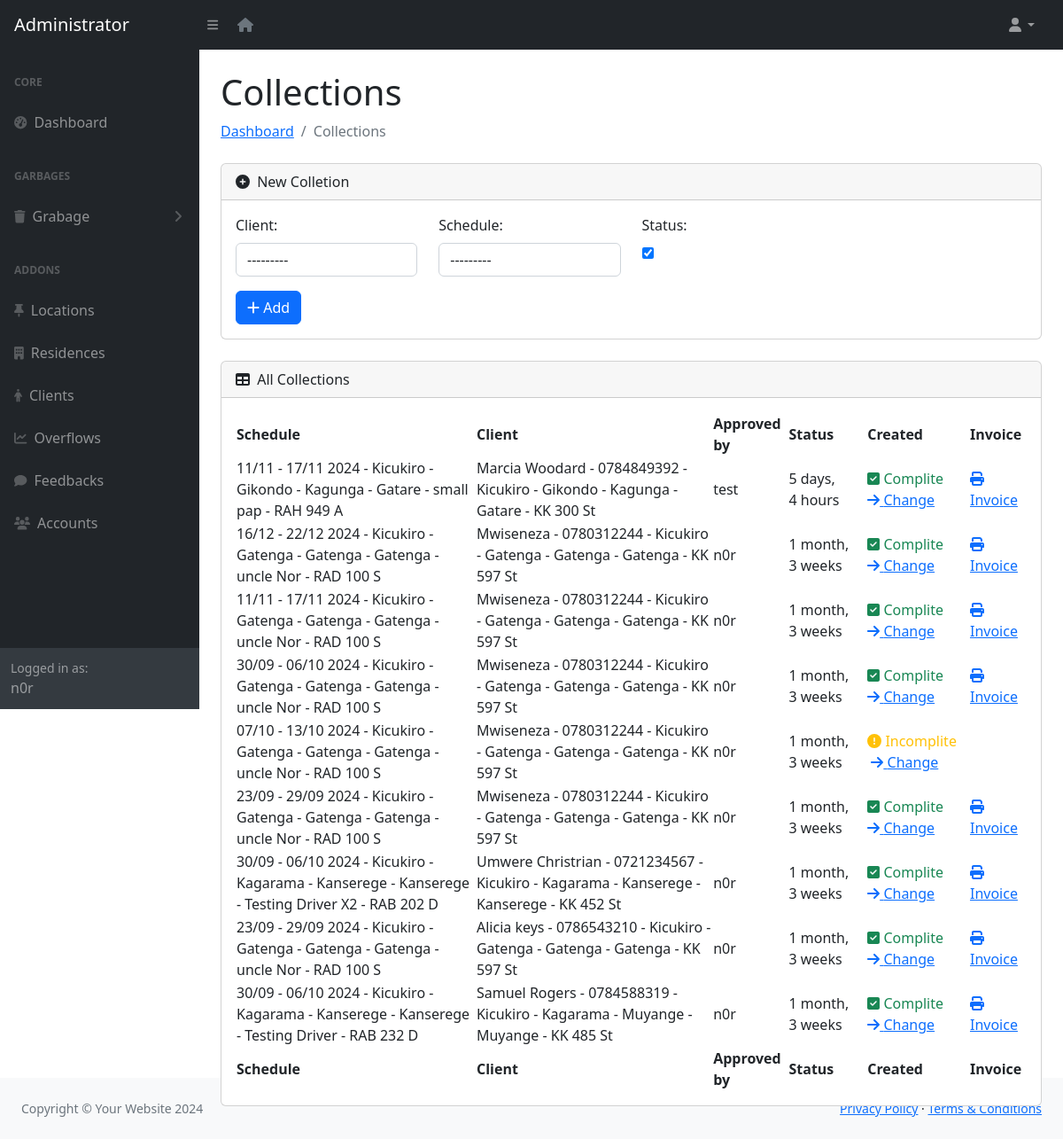
Page /collection/ (signed in) on the committed database.
### app/models.py (models this page shows, shortened)
class User(AbstractUser):
    class Role(models.TextChoices):
        MCOLLECTOR = "MCOLLECTOR", "Money Collector"
        ADMIN = "ADMIN", "Admin"
    role = models.CharField(max_length=50, choices=Role.choices)
    phone_number = models.CharField(validators=[phone_regex], max_length=13, unique=True, null=True)
    groups = models.ManyToManyField(
        'auth.Group',
        related_name='users',
        blank=True,
        help_text='The groups this user belongs to.'
    )
    user_permissions = models.ManyToManyField(
        'auth.Permission',
        related_name='users',
        blank=True,
        help_text='Specific permissions for this user.'
    )

class Collection(models.Model):
    schedule = models.ForeignKey(Schedule, on_delete=models.PROTECT)
    client = models.ForeignKey(Clients, on_delete=models.PROTECT)
    approved_by = models.ForeignKey(User, on_delete=models.SET(set_default_user))
    status = models.BooleanField(default=0)
    created_at = models.DateTimeField(auto_now_add=True)
    class Meta:
        constraints = [UniqueConstraint(fields=['schedule', 'client'], name='unique_collection_combination')]

class Schedule(models.Model):
    week = models.CharField(max_length=8)
    day = models.CharField(max_length=20, choices=[('MONDAY', 'Monday'),('TUESDAY', 'Tuesday'),('WEDNESDAY', 'Wednesday'),('THURSDAY', 'Thursday'),('FRIDAY', 'Friday'),('SATURDAY', 'Saturday'),('SUNDAY', 'Sunday'), ],)
    location = models.ForeignKey(Location, on_delete=models.PROTECT)
    driver = models.CharField(max_length=254)
    plate = models.CharField(validators=[plate_regex], max_length=9)
    status = models.BooleanField(default=0)
    created_at = models.DateTimeField(auto_now_add=True)
    def get_week_dates(self):
        year, week = self.week.split('-W')
        first_day_of_week = datetime.datetime.strptime(f'{year}-W{week}-1', "%Y-W%W-%w")
        start_date = first_day_of_week
        end_date = start_date + datetime.timedelta(days=6)
        return f"{start_date.strftime('%d/%m')} - {end_date.strftime('%d/%m')} {start_date.year}"
    def __str__(self):
        return f"{self.get_week_dates()} - {self.location} - {self.driver} - {self.plate}"

class Location(models.Model):
    district = models.ForeignKey(District, on_delete=models.SET_NULL, null=True, blank=True)
    sector = models.ForeignKey(Sector, on_delete=models.SET_NULL, null=True, blank=True)
    cell = models.ForeignKey(Cell, on_delete=models.SET_NULL, null=True, blank=True)
    village = models.ForeignKey(Village, on_delete=models.SET_NULL, null=True, blank=True)
    created_at = models.DateTimeField(auto_now_add=True)
    class Meta:
        constraints = [UniqueConstraint(fields=['district', 'sector', 'cell', 'village'], name='unique_location_combination')]
        ordering = ["created_at"]
    def __str__(self):
        return f"{self.district} - {self.sector} - {self.cell} - {self.village}"

class District(models.Model):
    name = models.CharField(max_length=40)
    def __str__(self):
        return self.name

class Sector(models.Model):
    district = models.ForeignKey(District, on_delete=models.CASCADE)
    name = models.CharField(max_length=40)
    def __str__(self):
        return self.name

class Cell(models.Model):
    district = models.ForeignKey(District, on_delete=models.CASCADE)
    sector = models.ForeignKey(Sector, on_delete=models.CASCADE)
    name = models.CharField(max_length=40)
    def __str__(self):
        return self.name

class Village(models.Model):
    district = models.ForeignKey(District, on_delete=models.CASCADE)
    sector = models.ForeignKey(Sector, on_delete=models.CASCADE)
    cell = models.ForeignKey(Cell, on_delete=models.CASCADE)
    name = models.CharField(max_length=40)
    def __str__(self):
        return self.name

class Clients(models.Model):
    names = models.CharField(max_length=254)
    phone = models.CharField(validators=[phone_regex], max_length=13, unique=True)
    email = models.EmailField(max_length=255, unique=True)
    residence = models.ForeignKey(Residence, on_delete=models.SET_NULL, null=True)
    is_active = models.BooleanField(default = 1)
    created_at = models.DateTimeField(auto_now_add=True)
    def __str__(self):
        return f"{self.names} - {self.phone} - {self.residence}"

class Residence(models.Model):
    location = models.ForeignKey(Location, on_delete=models.CASCADE)
    streetName = models.CharField(validators=[street_regex], max_length=9)
    gateNumber = models.CharField(max_length=10, null=True, blank=True)
    status = models.BooleanField(default = 1)
    created_at = models.DateTimeField(auto_now_add=True)
    class Meta:
        constraints = [UniqueConstraint(fields=['location', 'streetName', 'gateNumber'], name='unique_residence_combination')]
        ordering = ["created_at"]
    def __str__(self):
        return f"{self.location} - {self.streetName}"

### app/views.py (the view)
# urls.py: path('collection/', views.collection, name="collection"),
@role_required(['ADMIN', 'MCOLLECTOR'])
def collection(request):
    collections = Collection.objects.all().order_by('-created_at')
    try:
        if request.method == 'POST':
            form = CollectionForm(request.POST)
            if form.is_valid():
                collection = Collection.objects.create(
                    client=form.cleaned_data['client'],
                    schedule=form.cleaned_data['schedule'],
                    status=form.cleaned_data['status'],
                    approved_by=request.user  # Set the logged-in user as the approver
                )
                collection.save()
                send_invoice_email(collection)
                messages.success(request, f"{collection.schedule} Collection Complited Successfuly")
                form = CollectionForm()
            else:
                messages.error(request, f"{form.errors}")
        else:
            form = CollectionForm()
    except IntegrityError:
            messages.error(request, "This Client already has a collection Record for this Schedule")
    context = {'form': form, 'collections': collections}
    return render(request, 'adminn/collection.html', context)

### app/forms.py
class CollectionForm(forms.Form):
    client = forms.ModelChoiceField(queryset=Clients.objects.all(),
        widget=forms.Select(attrs={'hx-get': 'load-schedule/', 'hx-target': '#id_schedule', 'class': 'form-control'}))
    schedule = forms.ModelChoiceField(queryset=Schedule.objects.none(),
        widget=forms.Select(attrs={'class': 'form-control'}))
    status =  forms.BooleanField(initial=True)
    def __init__(self, *args, **kwargs):
        super().__init__(*args, **kwargs)
        if "client" in self.data:
            client_id = int(self.data.get("client"))
            client = Clients.objects.get(id = client_id)
            residence = client.residence
            self.fields['schedule'].queryset = Schedule.objects.filter(location_id=residence.location_id).filter(status=False)

### app/views.py (called while the page is built)
def role_required(allowed_roles):
    def decorator(view_func):
        @wraps(view_func)
        def _wrapped_view(request, *args, **kwargs):
            if request.user.is_authenticated and request.user.role in allowed_roles:
                return view_func(request, *args, **kwargs)
            return redirect('403')
        return _wrapped_view
    return decorator

### app/templates/app/adminn/collection.html (shortened to what this page needs)
{% load static %}
{% if request.user.role == "ADMIN" %}
    {% include 'adminn/includes/header.html' %}
{% else %}
    {% include 'mcollector/includes/header.html' %}
{% endif %}
            <div id="layoutSidenav_content">
                <main>
                    <div class="container-fluid px-4">
                        <h1 class="mt-4">Collections</h1>
                        <ol class="breadcrumb mb-4">
                            <li class="breadcrumb-item"><a href="{% url 'admin-home' %}">Dashboard</a></li>
                            <li class="breadcrumb-item active">Collections</li>
                        </ol>
                        <div class="card mb-4">
                            <div class="card-header">
                                <i class="fas fa-plus-circle me-1"></i>
                                New Colletion
                            </div>
                            <div class="card-body">
                                <form method="POST" class="row">
                                    <div class="col-md-3">
                                        <label for="client" class="form-label">Client:</label>
                                        {{ form.client }}
                                    </div>
                                    <div class="col-md-3">
                                      <label for="schedule" class="form-label">Schedule:</label>
                                      {{ form.schedule }}
                                    </div>
                                    <div class="col-md-3">
                                        <label for="status" class="form-label">Status:</label><br>
                                        {{ form.status }}
                                    </div>
                                    <div class="col-md-12 mt-3">
                                        <button type="submit" class="btn btn-primary"><i class="fas fa-plus"></i> Add</button>
                                      </div>
                                </form>
                            </div>
                        </div>
                        <div class="card mb-4">
                            <div class="card-header">
                                <i class="fas fa-table me-1"></i>
                                All Collections
                            </div>
                            <div class="card-body">
                            <table id="datatablesSimple">
                              <thead>
                                  <tr>
                                      <th>Schedule</th>
                                      <th>Client</th>
                                      <th>Approved by</th>
                                      <th>Status</th>
                                      <th>Created</th>
                                      <th>Invoice</th>
                                </tr>
                              </thead>
                              <tfoot>
                                <tr>
                                    <th>Schedule</th>
                                    <th>Client</th>
                                    <th>Approved by</th>
                                    <th>Status</th>
                                    <th>Created</th>
                                    <th>Invoice</th>
                                </tr>
                              </tfoot>
                              <tbody>
                                  {% for collection in collections %}
                                  <tr>
                                      <td>{{ collection.schedule }}</td>
                                      <td>{{ collection.client }}</td>
                                      <td>{{ collection.approved_by }}</td>
                                      <td>{{ collection.created_at | timesince  }}</td>
                                      {%  if collection.status %}
                                            <td class="text-success"><i class="fas fa-check-square text-success"></i> Complite &nbsp; &nbsp;<a href="{% url 'change-collection' collection.id %}"><i class="fa fa-arrow-right"></i> Change </a></td>
                                            <td> <a href="{% url 'invoice' collection.id %}"><i class="fas fa-print"></i> Invoice </a></td>
                                        {% else %}
                                            <td class="text-warning"><i class="fas fa-exclamation-circle text-warning" ></i> Incomplite &nbsp; &nbsp;<a href="{% url 'change-collection' collection.id %}"><i class="fa fa-arrow-right"></i> Change </a></td>
                                        {% endif %}
                                  </tr>
                                  {% endfor %}
                              </tbody>
                            </table>
                            </div>
                            </div>
                            </div>
                        </div>
                    </div>
{% include 'adminn/includes/footer.html' %}

### app/templates/app/adminn/includes/header.html (shortened to what this page needs)
{% load static %}
<!DOCTYPE html>
<html lang="en">
    <head>
        <link href="https://cdn.jsdelivr.net/npm/simple-datatables@7.1.2/dist/style.min.css" rel="stylesheet" />
        <link href="{% static 'adminn/css/styles.css' %}" rel="stylesheet" />
    </head>
    <body class="sb-nav-fixed">
        <nav class="sb-topnav navbar navbar-expand navbar-dark bg-dark">
            <a class="navbar-brand ps-3" href="{% url 'admin-home' %}">Administrator</a>
            <button class="btn btn-link btn-sm order-1 order-lg-0 me-4 me-lg-0" id="sidebarToggle" href="#!"><i class="fas fa-bars"></i></button>&nbsp;&nbsp;&nbsp;
            <a href="/" class="text-secondary"><i class="fas fa-house"></i></a>
            <ul class="navbar-nav ms-auto ms-md-0 me-3 me-lg-4">
                <li class="nav-item dropdown">
                    <a class="nav-link dropdown-toggle" id="navbarDropdown" href="#" role="button" data-bs-toggle="dropdown" aria-expanded="false"><i class="fas fa-user fa-fw"></i></a>
                </li>
            </ul>
        </nav>
        <div id="layoutSidenav">
            <div id="layoutSidenav_nav">
                <nav class="sb-sidenav accordion sb-sidenav-dark" id="sidenavAccordion">
                    <div class="sb-sidenav-menu">
                        <div class="nav">
                            <div class="sb-sidenav-menu-heading">Core</div>
                            <a class="nav-link" href="{% url 'admin-home' %}">
                                <div class="sb-nav-link-icon"><i class="fas fa-tachometer-alt"></i></div>
                                Dashboard
                            </a>
                            <div class="sb-sidenav-menu-heading">Garbages</div>
                            <a class="nav-link collapsed" href="#" data-bs-toggle="collapse" data-bs-target="#collapseLayouts" aria-expanded="false" aria-controls="collapseLayouts">
                                <div class="sb-nav-link-icon"><i class="fas fa-trash"></i></div>
                                Grabage
                                <div class="sb-sidenav-collapse-arrow"><i class="fas fa-angle-down"></i></div>
                            </a>
                            <div class="sb-sidenav-menu-heading">Addons</div>
                            <a class="nav-link" href="{% url 'locations' %}">
                                <div class="sb-nav-link-icon"><i class="fas fa-thumb-tack"></i></div>
                                Locations
                            </a>
                            <a class="nav-link" href="{% url 'residence' %}">
                                <div class="sb-nav-link-icon"><i class="fas fa-building"></i></div>
                                Residences
                            </a>
                            <a class="nav-link" href="{% url 'clients' %}">
                                <div class="sb-nav-link-icon"><i class="fas fa-male"></i></div>
                                Clients
                            </a>
                            <a class="nav-link" href="{% url 'overflow' %}">
                                <div class="sb-nav-link-icon"><i class="fas fa-line-chart"></i></div>
                                Overflows
                            </a>
                            <a class="nav-link" href="{% url 'feedbacks' %}">
                                <div class="sb-nav-link-icon"><i class="fas fa-comment"></i></div>
                                Feedbacks
                            </a>
                            <a class="nav-link" href="{% url 'accounts' %}">
                                <div class="sb-nav-link-icon"><i class="fas fa-users"></i></div>
                                Accounts
                            </a>
                        </div>
                    </div>
                    <div class="sb-sidenav-footer">
                        <div class="small">Logged in as:</div>
                        {{ request.user }}
                    </div>
                </nav>
            </div>

### rows in the picture
User: user "n0r"
Collection: schedule "11/11 - 17/11 2024 - Kicukiro - Gikondo - Kagunga - Gatare - small pap - RAH 949 A", client "Marcia Woodard - 0784849392 - Kicukiro - Gikondo - Kagunga - Gatare - KK 300 St", approved_by "test", created_at "5 days, 4 hours", status True (drawn)
Collection: schedule "16/12 - 22/12 2024 - Kicukiro - Gatenga - Gatenga - Gatenga - uncle Nor - RAD 100 S", client "Mwiseneza - 0780312244 - Kicukiro - Gatenga - Gatenga - Gatenga - KK 597 St", approved_by "n0r", created_at "1 month, 3 weeks", status True (drawn)
Collection: schedule "11/11 - 17/11 2024 - Kicukiro - Gatenga - Gatenga - Gatenga - uncle Nor - RAD 100 S", client "Mwiseneza - 0780312244 - Kicukiro - Gatenga - Gatenga - Gatenga - KK 597 St", approved_by "n0r", created_at "1 month, 3 weeks", status True (drawn)
Collection: schedule "30/09 - 06/10 2024 - Kicukiro - Gatenga - Gatenga - Gatenga - uncle Nor - RAD 100 S", client "Mwiseneza - 0780312244 - Kicukiro - Gatenga - Gatenga - Gatenga - KK 597 St", approved_by "n0r", created_at "1 month, 3 weeks", status True (drawn)
Collection: schedule "07/10 - 13/10 2024 - Kicukiro - Gatenga - Gatenga - Gatenga - uncle Nor - RAD 100 S", client "Mwiseneza - 0780312244 - Kicukiro - Gatenga - Gatenga - Gatenga - KK 597 St", approved_by "n0r", created_at "1 month, 3 weeks", status False (drawn)
Collection: schedule "23/09 - 29/09 2024 - Kicukiro - Gatenga - Gatenga - Gatenga - uncle Nor - RAD 100 S", client "Mwiseneza - 0780312244 - Kicukiro - Gatenga - Gatenga - Gatenga - KK 597 St", approved_by "n0r", created_at "1 month, 3 weeks", status True (drawn)
Collection: schedule "30/09 - 06/10 2024 - Kicukiro - Kagarama - Kanserege - Kanserege - Testing Driver X2 - RAB 202 D", client "Umwere Christrian - 0721234567 - Kicukiro - Kagarama - Kanserege - Kanserege - KK 452 St", approved_by "n0r", created_at "1 month, 3 weeks", status True (drawn)
Collection: schedule "23/09 - 29/09 2024 - Kicukiro - Gatenga - Gatenga - Gatenga - uncle Nor - RAD 100 S", client "Alicia keys - 0786543210 - Kicukiro - Gatenga - Gatenga - Gatenga - KK 597 St", approved_by "n0r", created_at "1 month, 3 weeks", status True (drawn)
Collection: schedule "30/09 - 06/10 2024 - Kicukiro - Kagarama - Kanserege - Kanserege - Testing Driver - RAB 232 D", client "Samuel Rogers - 0784588319 - Kicukiro - Kagarama - Muyange - Muyange - KK 485 St", approved_by "n0r", created_at "1 month, 3 weeks", status True (drawn)
